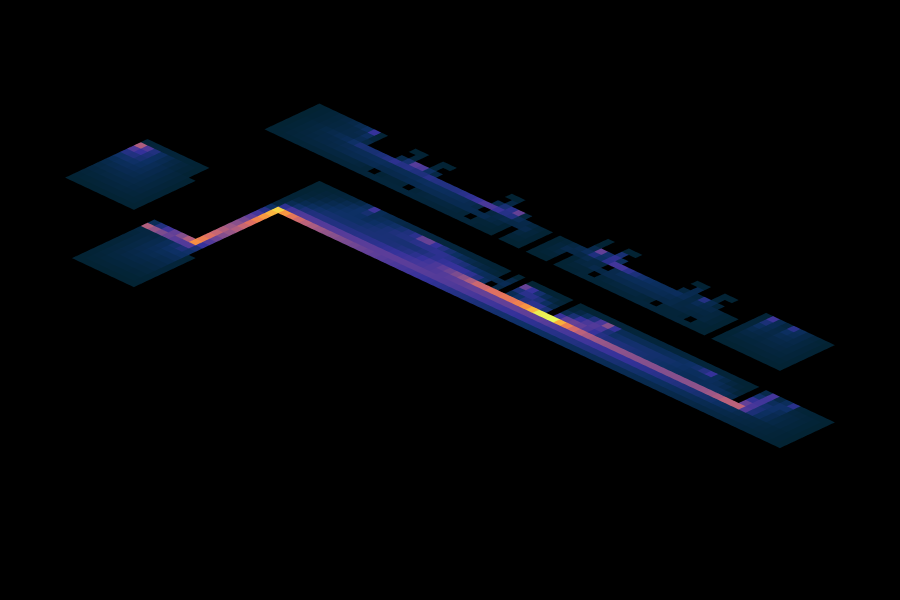

Notebook code cell kept with this figure:
### Markdown cell above
## 15. Betweenness Centrality / Choice
Measures how often a node lies on shortest paths between other nodes — identifies circulation bottlenecks.

### Code cell
betweenness_values = Graph.BetweennessCentrality(building_graph, normalize=True, colorScale='thermal')
heatmap_from_values(betweenness_values, 'Betweenness Centrality')
